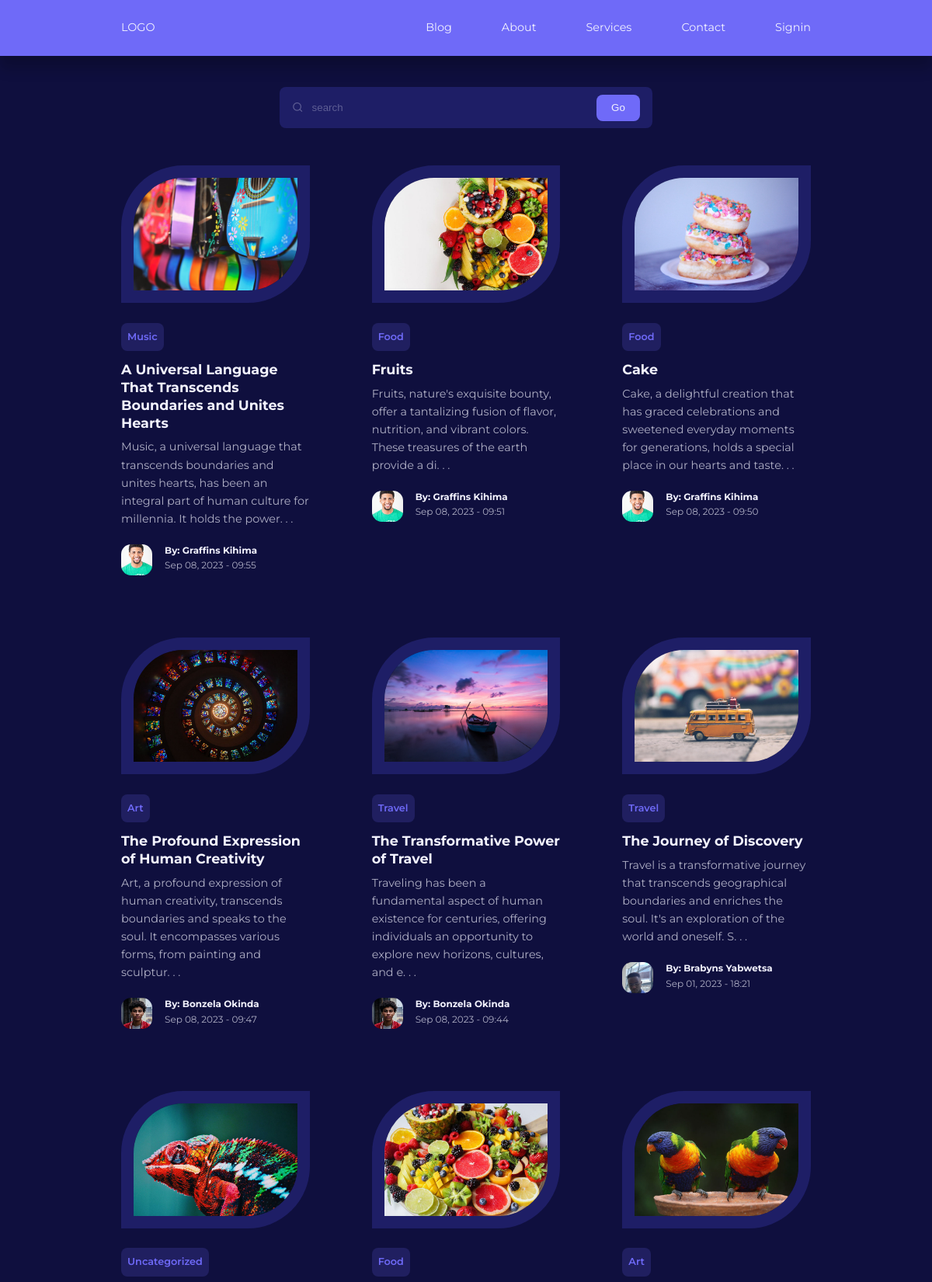
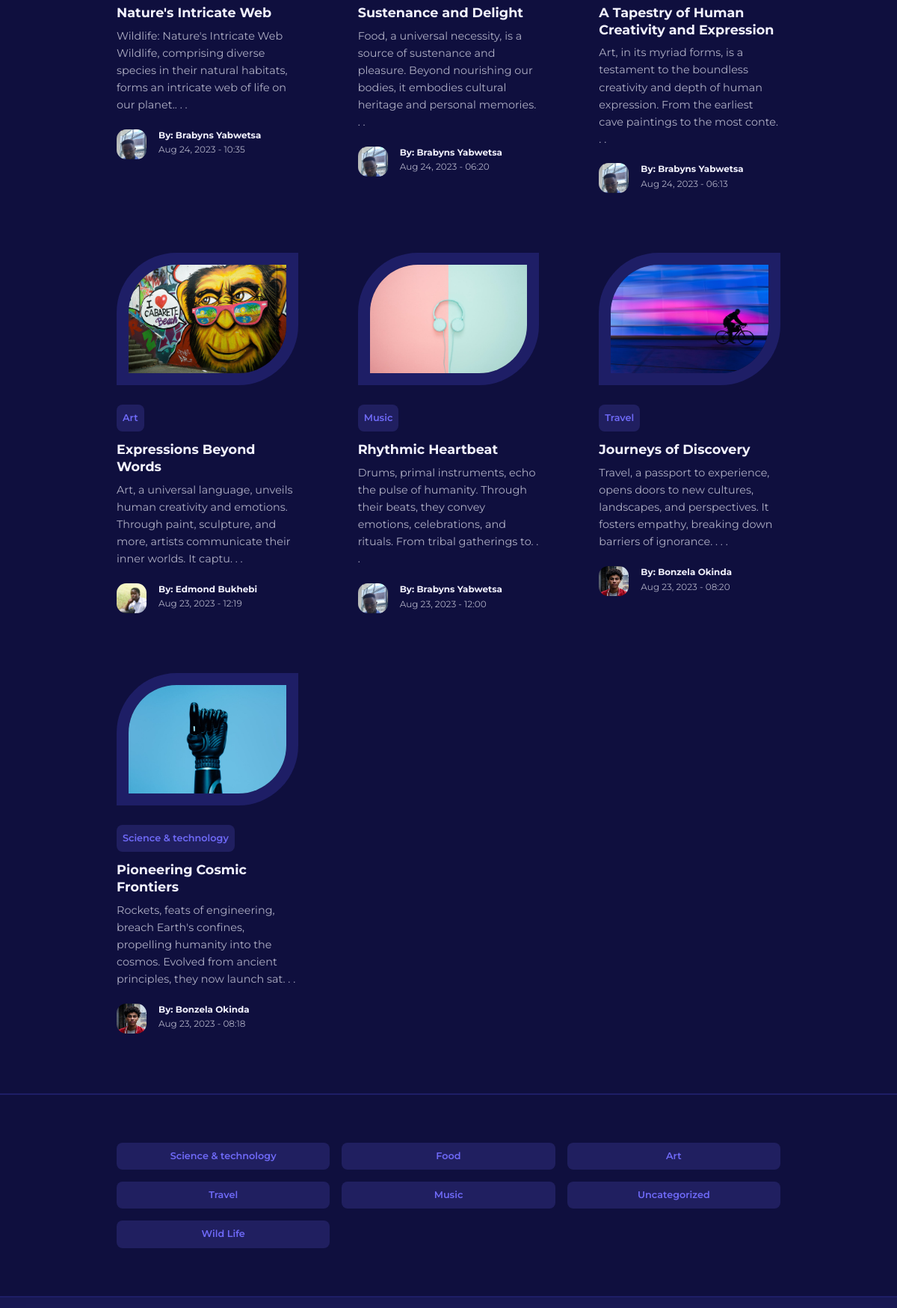
The app's page /Blog/blog.php (upper part) with its own data (2 pictures, top to bottom).
### tables this page shows
CREATE TABLE `posts` (
  `id` int(11) UNSIGNED NOT NULL,
  `title` varchar(225) NOT NULL,
  `body` text NOT NULL,
  `thumbnail` varchar(255) NOT NULL,
  `date_time` timestamp NOT NULL DEFAULT current_timestamp(),
  `category_id` int(11) UNSIGNED DEFAULT NULL,
  `author_id` int(11) UNSIGNED NOT NULL,
  `is_featured` tinyint(1) NOT NULL
);

CREATE TABLE `categories` (
  `id` int(11) UNSIGNED NOT NULL,
  `title` varchar(50) NOT NULL,
  `description` text NOT NULL
);

CREATE TABLE `users` (
  `id` int(11) UNSIGNED NOT NULL,
  `first_name` varchar(32) NOT NULL,
  `last_name` varchar(32) NOT NULL,
  `email` varchar(64) NOT NULL,
  `username` varchar(32) NOT NULL,
  `password` varchar(255) NOT NULL,
  `avatar` varchar(255) NOT NULL,
  `is_admin` varchar(32) NOT NULL
);

### Blog/blog.php (the view)
<?php include 'includes/header.php';
$select_post = "SELECT * FROM posts ORDER BY date_time DESC ";
$post_query = mysqli_query($connection, $select_post);
?>
<section class="search__bar">
    <form class="container search__bar-container" action="<?= ROOT_URL ?>search.php" method="GET">
        <div>
            <i class="uil uil-search"></i>
            <input type="search" name="search" placeholder="search">
        </div>
        <button type="submit" name="submit" class="btn inline">Go</button>
    </form>
</section>
<section class="posts">
    <div class="container posts__container">
<?php while($post = mysqli_fetch_assoc($post_query)): ?>
        <article class="post">
            <div class="post__thumbnail">
                <img src="./images/<?= $post['thumbnail'] ?>" alt="">
            </div>
            <div class="post__info">
                         <?php
    $category_id = $post['category_id'];
    $post_category = "SELECT * FROM categories WHERE id = $category_id";
    $query = mysqli_query($connection, $post_category);
    $category = mysqli_fetch_assoc($query);
    $category_title = $category['title'];
    ?>
                <a href="<?= ROOT_URL ?>category-post.php?id=<?= $category['id'] ?>" class="category__button"><?= $category_title ?></a>
                <h3 class="post__title">
                    <a href="<?= ROOT_URL ?>post.php?id=<?= $post['id'] ?>"><?= $post['title'] ?></a>
                </h3>
                <p class="post__body"><?= substr( $post['body'], 0, 150) ?>. . .</p>
                <div class="post__author">
                              <?php
    $author_id = $post['author_id'];
    $post_author = "SELECT * FROM users WHERE id = $author_id";
    $query = mysqli_query($connection, $post_author);
    $author = mysqli_fetch_assoc($query);
    ?>
                    <div class="post__author-avatar">
                        <img src="./images/<?= $author['avatar'] ?>" alt="">
                    </div>
                    <div class="post__author-info">
                        <h5>By: <?= $author['first_name'] ?>  <?= $author['last_name']  ?></h5>
                        <small>
                        <?=date("M d, Y - H:i", strtotime($post['date_time']))  ?>
                        </small>
                    </div>
                </div>
            </div>
        </article>
          <?php endwhile ?>
    </div>
</section>
<?php include 'includes/footer.php';   ?>

### Blog/includes/footer.php (shortened to what this page needs)
<?php
$fetch_category = "SELECT * FROM categories";
$result  = mysqli_query($connection, $fetch_category);
?>
<section class="category__buttons">
    <div class="container category__buttons-container">
       <?php while($category = mysqli_fetch_assoc($result)) : ?>
        <a href="<?= ROOT_URL ?>category-post.php?id=<?= $category['id'] ?>" class="category__button"><?= "{$category['title']}" ?></a>
 <?php endwhile ?>
    </div>
</section>
<footer>
</footer>
</body>
</html>

### Blog/css/style.css (style rules this page uses)
:root { --color-primary: #6f6af8; --color-primary-light: hsl(242, 91%, 69%, 18%); --color-primary-variant: #5854c7; --color-red: #da0f3f; --color-red-light: hsl(346, 87%, 46%, 15%); --color-green: #00c476; --color-green-light: hsl(156, 100%, 38%, 15%); --color-gray-900: #1e1e66; --color-gray-700: #2d2b7c; --color-gray-300: rgba(242, 242, 254, 0.3); --color-gray-200: rgba(242, 242, 254, 0.7); --color-white: #f2f2fe; --color-bg: #0f0f3e; --transition: all 300ms ease; --container-width-lg: 74%; --container-width-md: 88%; --form-width: 40%; --card-border-radius-1: 0.3rem; --card-border-radius-2: 0.5rem; --card-border-radius-3: 0.8rem; --card-border-radius-4: 2rem; --card-border-radius-5: 5rem; }
* { margin: 0; padding: 0; outline: 0; border: 0; list-style: none; text-decoration: none; box-sizing: border-box; }
body { font-family: montserrat, sans-serif; line-height: 1.6; color: var(--color-gray-200); overflow-x: hidden; background: var(--color-bg); font-size: 0.9rem; }
.container { width: var(--container-width-lg); max-width: 1800px; margin-inline: auto; }
section { margin-top: 3rem; width: 100vw; }
h1, h2, h3, h4, h5 { color: var(--color-white); line-height: 1.3; }
h3 { font-size: 1.1rem; margin: 0.8rem 0 0.5rem; }
a { color: var(--color-white); transition: var(--transition); }
img { display: block; width: 100%; object-fit: cover; }
.category__button { background: var(--color-primary-light); color: var(--color-primary); display: inline-block; padding: 0.5rem; border-radius: var(--card-border-radius-2); font-weight: 600; font-size: 0.8rem; text-align: center; }
.post__thumbnail { border-radius: var(--card-border-radius-5) 0; border: 1rem solid var(--color-gray-900); overflow: hidden; margin-bottom: 1.6rem; }
.post__author { display: flex; gap: 1rem; margin-top: 1.3rem; }
.post__author-avatar { width: 2.5rem; height: 2.5rem; border-radius: var(--card-border-radius-3); overflow: hidden; }
.posts__container { display: grid; grid-template-columns: repeat(3, 1fr); gap: 5rem; margin-bottom: 5rem; }
.category__buttons { padding: 4rem 0; border-top: 2px solid var(--color-gray-900); border-bottom: 2px solid var(--color-gray-900); }
.category__buttons-container { width: fit-container; display: grid; grid-template-columns: repeat(3, 1fr); gap: 1rem; }
footer { background: var(--color-gray-900); padding: 5rem 0 0; box-shadow: inset 0 1.5rem 1.5rem rgba(0, 0, 0, 0.2); }
.search__bar { margin-top: 7rem; }
.search__bar-container { position: relative; width: 30rem; background: var(--color-gray-900); display: flex; flex-direction: row; align-items: center; justify-content: space-between; overflow: hidden; padding: 0.6rem 1rem; border-radius: var(--card-border-radius-2); color: var(--color-gray-300); }
.search__bar-container >div { width: 100%; display: flex; align-items: center; }
.search__bar-container input { background: transparent; margin-left: 0.7rem; padding: 0.5rem 0; width: 100%; }
.search__bar-container input::placeholder { color: var(--color-gray-300); }
.btn { display: inline; width: fit-content; padding: 0.6rem 1.2rem; background-color: var(--color-primary); border-radius: var(--card-border-radius-2); cursor: pointer; transition: var(--transition); color: var(--color-white); }
form { display: flex; flex-direction: column; gap:1rem; }
input, textarea, select { padding: 0.8rem 1.4rem; background-color: var(--color-gray-900); border-radius: var(--color-border-2); resize: none; color: var(--color-white); }

### records on screen
posts: thumbnail (picture), category.title "Music", title "A Universal Language That Transcends Boundaries and Unites Hearts", body "Music, a universal language that transcends boundaries and unites hearts, has been an integral part of human culture for millennia. It holds the power", author.avatar (picture), author.first_name "Graffins", author.last_name "Kihima", date_time "Sep 08, 2023 - 09:55"
posts: thumbnail (picture), category.title "Food", title "Fruits", body "Fruits, nature's exquisite bounty, offer a tantalizing fusion of flavor, nutrition, and vibrant colors. These treasures of the earth provide a di", author.avatar (picture), author.first_name "Graffins", author.last_name "Kihima", date_time "Sep 08, 2023 - 09:51"
posts: thumbnail (picture), category.title "Food", title "Cake", body "Cake, a delightful creation that has graced celebrations and sweetened everyday moments for generations, holds a special place in our hearts and taste", author.avatar (picture), author.first_name "Graffins", author.last_name "Kihima", date_time "Sep 08, 2023 - 09:50"
posts: thumbnail (picture), category.title "Art", title "The Profound Expression of Human Creativity", body "Art, a profound expression of human creativity, transcends boundaries and speaks to the soul. It encompasses various forms, from painting and sculptur", author.avatar (picture), author.first_name "Bonzela", author.last_name "Okinda", date_time "Sep 08, 2023 - 09:47"
posts: thumbnail (picture), category.title "Travel", title "The Transformative Power of Travel", body "Traveling has been a fundamental aspect of human existence for centuries, offering individuals an opportunity to explore new horizons, cultures, and e", author.avatar (picture), author.first_name "Bonzela", author.last_name "Okinda", date_time "Sep 08, 2023 - 09:44"
posts: thumbnail (picture), category.title "Travel", title "The Journey of Discovery", body "Travel is a transformative journey that transcends geographical boundaries and enriches the soul. It's an exploration of the world and oneself. S", author.avatar (picture), author.first_name "Brabyns", author.last_name "Yabwetsa", date_time "Sep 01, 2023 - 18:21"
posts: thumbnail (picture), category.title "Uncategorized", title "Nature's Intricate Web", body "Wildlife: Nature's Intricate Web Wildlife, comprising diverse species in their natural habitats, forms an intricate web of life on our planet.", author.avatar (picture), author.first_name "Brabyns", author.last_name "Yabwetsa", date_time "Aug 24, 2023 - 10:35"
posts: thumbnail (picture), category.title "Food", title "Sustenance and Delight", body "Food, a universal necessity, is a source of sustenance and pleasure. Beyond nourishing our bodies, it embodies cultural heritage and personal memories", author.avatar (picture), author.first_name "Brabyns", author.last_name "Yabwetsa", date_time "Aug 24, 2023 - 06:20"
posts: thumbnail (picture), category.title "Art", title "A Tapestry of Human Creativity and Expression", body "Art, in its myriad forms, is a testament to the boundless creativity and depth of human expression. From the earliest cave paintings to the most conte", author.avatar (picture), author.first_name "Brabyns", author.last_name "Yabwetsa", date_time "Aug 24, 2023 - 06:13"
posts: thumbnail (picture), category.title "Art", title "Expressions Beyond Words", body "Art, a universal language, unveils human creativity and emotions. Through paint, sculpture, and more, artists communicate their inner worlds. It captu", author.avatar (picture), author.first_name "Edmond", author.last_name "Bukhebi", date_time "Aug 23, 2023 - 12:19"
posts: thumbnail (picture), category.title "Music", title "Rhythmic Heartbeat", body "Drums, primal instruments, echo the pulse of humanity. Through their beats, they convey emotions, celebrations, and rituals. From tribal gatherings to", author.avatar (picture), author.first_name "Brabyns", author.last_name "Yabwetsa", date_time "Aug 23, 2023 - 12:00"
posts: thumbnail (picture), category.title "Travel", title "Journeys of Discovery", body "Travel, a passport to experience, opens doors to new cultures, landscapes, and perspectives. It fosters empathy, breaking down barriers of ignorance.", author.avatar (picture), author.first_name "Bonzela", author.last_name "Okinda", date_time "Aug 23, 2023 - 08:20"
posts: thumbnail (picture), category.title "Science & technology", title "Pioneering Cosmic Frontiers", body "Rockets, feats of engineering, breach Earth's confines, propelling humanity into the cosmos. Evolved from ancient principles, they now launch sat", author.avatar (picture), author.first_name "Bonzela", author.last_name "Okinda", date_time "Aug 23, 2023 - 08:18"
categories: title "Science & technology"
categories: title "Food"
categories: title "Art"
categories: title "Travel"
categories: title "Music"
categories: title "Uncategorized"
categories: title "Wild Life"
